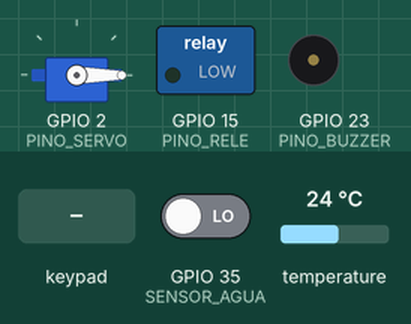
Bench run of a sketch on a simulated ESP32. Parts: servo, switched loads named in the sketch (green lamp = pin HIGH), buzzer (waves = sounding). The test bench sets the inputs (shaded band); at power-on: GPIO 35 (SENSOR_AGUA) LOW, temperature 24 °C. WiFi joins after 1.5 s; servers stay silent unless stated; uploads are accepted with an empty reply; what the sketch prints to the serial monitor is not drawn.

Above: at 3.2 s.
3.3 s: key 'A' pressed
4.8 s: keypad keys 1 2 3 4 5 6 7 8 pressed 0.4 s apart
At 6.8 s:
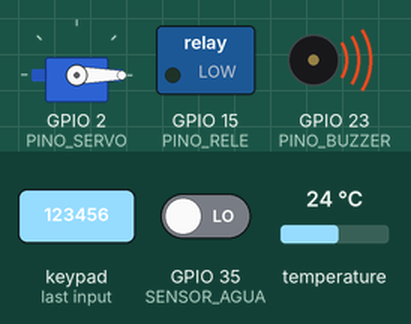
At 7.8 s:
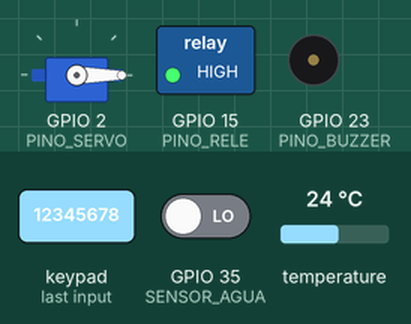
9.5 s: key 'B' pressed
12.5 s: keypad keys 1 2 3 4 5 6 7 8 # pressed 0.4 s apart
At 15.5 s:
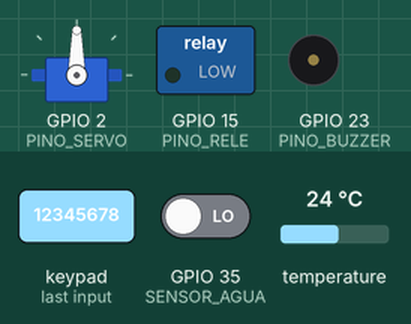
17.6 s: key 'C' pressed
19.1 s: keypad keys 1 2 3 4 5 6 7 8 * pressed 0.4 s apart
At 21.1 s:
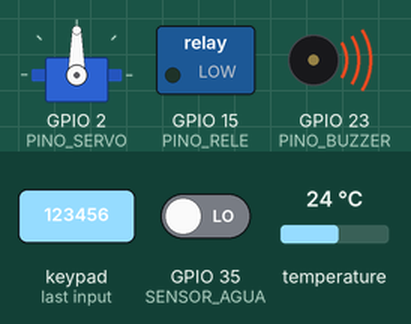
Timing chart, 0 to 22.8 s (numbered marks = the images above; inputs shaded):
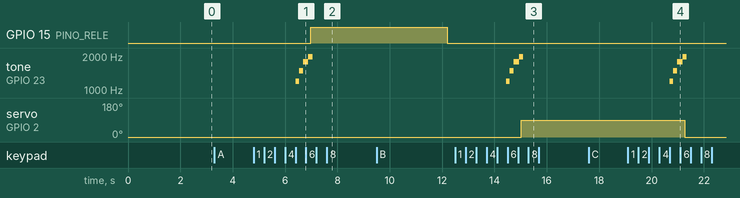

The sketch:

codigo_esp.ino
```cpp
#include <WiFi.h>
#include <HTTPClient.h>
#include <Keypad.h>
#include <ESP32Servo.h>
#include <OneWire.h>
#include <DallasTemperature.h>
// O sensor de peso HX711 e suas bibliotecas foram removidos para simulação.

// ===== Configurações Wi-Fi =====
const char* ssid = "DevSistem";
const char* password = "12345678";
const char* serverName = "http://192.168.0.102/sua_pasta/salvar_dados.php";
// ===== Sensores e Atuadores =====
#define PINO_RELE 15
#define PINO_SERVO 2
#define PINO_BUZZER 23
#define PINO_TEMP 4
#define SENSOR_AGUA 35

Servo servo;
OneWire oneWire(PINO_TEMP);
DallasTemperature sensors(&oneWire);

// ===== Variáveis de estado =====
bool servoAberto = false;
bool bombaLigada = false;
float pesoSimulado = 3.0; // Variável para o peso simulado, inicia com 3.0 kg.

// ===== Teclado Matricial =====
const byte ROWS = 4;
const byte COLS = 4;
char keys[ROWS][COLS] = {
  {'1','2','3','A'},
  {'4','5','6','B'},
  {'7','8','9','C'},
  {'*','0','#','D'}
};
byte colPins[COLS] = {25, 26, 27, 14};
byte rowPins[ROWS] = {32, 33, 13, 5};
Keypad keypad = Keypad(makeKeymap(keys), rowPins, colPins, ROWS, COLS);

// ===== Usuários e Permissões =====
struct Usuario {
  String nome;
  String senha;
  bool pode_retirar;     // Permissao para operacao 'A'
  bool pode_manutencao;  // Permissao para operacoes 'B' e 'C'
};
Usuario usuarios[] = {
  // Nome, Senha, Retirar(A), Manutencao(B/C)
  {"Messi", "123", true, true},
  {"Maria", "456", false, true},
  {"Kant", "789", true, false} // Kant pode retirar (A), mas NÃO pode fazer manutenção (B/C)
};
int totalUsuarios = sizeof(usuarios)/sizeof(usuarios[0]);
// ===== Controle de Entrada =====
String currentInput = "";
char operacaoAtual = '\0';

// ===== Funções para o Buzzer =====
void tocarTom(int freq, int duracao) {
  long periodo = 1000000L / freq;
  long ciclos = (long)freq * duracao / 1000;

  for (long i = 0; i < ciclos; i++) {
    digitalWrite(PINO_BUZZER, HIGH);
    delayMicroseconds(periodo / 2);
    digitalWrite(PINO_BUZZER, LOW);
    delayMicroseconds(periodo / 2);
  }
}

void somSenhaCorreta() {
  tocarTom(1200, 100);
  delay(50);
  tocarTom(1500, 100);
  delay(50);
  tocarTom(1800, 150);
  delay(50);
  tocarTom(2000, 100);
}

void somSenhaIncorreta() {
  tocarTom(600, 150);
  delay(50);
  tocarTom(500, 150);
  delay(50);
  tocarTom(400, 200);
  delay(50);
  tocarTom(300, 150);
}

// ===== Função para enviar dados ao servidor =====
void enviarDados(String usuario, String operacao, bool sucesso, float temperatura, float peso, int agua, bool torneiraAberta, bool abastecendo) {
  if (WiFi.status() == WL_CONNECTED) {
    HTTPClient http;
    String url = String(serverName) +
                 "?peso=" + String(peso, 3) +
                 "&temperatura=" + String(temperatura) +
                 "&torneira=" + String(torneiraAberta ? 1 : 0) +
                 "&manutencao=" + String(abastecendo ? 1 : 0) +
                 "&vazando=" + String(agua) +
                 "&usuario=" + usuario +
                 "&operacao=" + operacao;
    http.begin(url);
    int httpCode = http.GET();

    if (httpCode > 0) {
      Serial.print("Dados enviados: ");
      Serial.println(url);
      Serial.print("Resposta do servidor: ");
      Serial.println(http.getString());
    } else {
      Serial.print("Erro HTTP: ");
      Serial.println(httpCode);
    }
    http.end();
  }
}

// ===== Função para obter o índice do usuário pelo login =====
int getUsuarioIndex(String senhaDigitada) {
  for (int i = 0; i < totalUsuarios; i++) {
    if (usuarios[i].senha == senhaDigitada) {
      return i; // Retorna o índice
    }
  }
  return -1; // Retorna -1 se a senha for inválida
}

// ===== SETUP =====
void setup() {
  Serial.begin(115200);

  pinMode(PINO_RELE, OUTPUT);
  pinMode(PINO_BUZZER, OUTPUT);
  pinMode(SENSOR_AGUA, INPUT);
  digitalWrite(PINO_RELE, LOW);

  servo.attach(PINO_SERVO);
  servo.write(0); // Servo fechado

  sensors.begin();

  WiFi.begin(ssid, password);
  Serial.print("Conectando ao Wi-Fi...");
  while (WiFi.status() != WL_CONNECTED) {
    delay(1000);
    Serial.print(".");
  }
  Serial.println("\nConectado ao Wi-Fi!");
  Serial.println("Pronto! Pressione A, B ou C para selecionar uma operacao.");
}

// ===== LOOP =====
void loop() {
  char key = keypad.getKey();
  if (key) {
    if (operacaoAtual == '\0') {
      if (key == 'A' || key == 'B' || key == 'C') {
        operacaoAtual = key;
        currentInput = "";
        Serial.print("Operacao escolhida: ");
        Serial.println(operacaoAtual);
        Serial.println("Agora, digite a senha de 3 digitos.");
      }
    } else {
      if (isdigit(key)) {
        currentInput += key;
        Serial.print("*");

        if (currentInput.length() == 3) {
          Serial.println();

          int userIndex = getUsuarioIndex(currentInput);
          String usuario = (userIndex != -1) ? usuarios[userIndex].nome : "Desconhecido";

          sensors.requestTemperatures();
          float temperatura = sensors.getTempCByIndex(0);
          int agua = digitalRead(SENSOR_AGUA);

          // Variável de controle de autorização (Senha e Permissão)
          bool autorizado = (userIndex != -1);

          // Verifica a permissão se a senha estiver correta
          if (autorizado) {
              if (operacaoAtual == 'A' && !usuarios[userIndex].pode_retirar) {
                  autorizado = false;
              } else if ((operacaoAtual == 'B' || operacaoAtual == 'C') && !usuarios[userIndex].pode_manutencao) {
                  autorizado = false;
              }
          }

          if (autorizado) {
            // Senha correta E Permissão concedida
            Serial.println("Senha correta! Autorizado.");
            somSenhaCorreta();

            if (operacaoAtual == 'A') {
              // A - Ligar a bomba para retirada do líquido
              digitalWrite(PINO_RELE, HIGH);
              bombaLigada = true;
              pesoSimulado -= 0.1;
              Serial.println("Retirada autorizada - bomba ligada.");
              enviarDados(usuario, "Retirada", true, temperatura, pesoSimulado, agua, bombaLigada, servoAberto);
              delay(5000);
              digitalWrite(PINO_RELE, LOW);
              bombaLigada = false;
              Serial.println("Bomba desligada.");

            } else if (operacaoAtual == 'B') {
              // B - Abrir porta para manutenção
              servo.write(90);
              servoAberto = true;
              Serial.println("Manutencao autorizada - servo aberto.");
              enviarDados(usuario, "Manutencao", true, temperatura, pesoSimulado, agua, bombaLigada, servoAberto);
            } else if (operacaoAtual == 'C') {
              // C - Fechar porta de manutenção
              servo.write(0);
              servoAberto = false;
              pesoSimulado = 3.0;
              Serial.println("Finalizar manutencao - servo fechado.");
              enviarDados(usuario, "Finalizar", true, temperatura, pesoSimulado, agua, bombaLigada, servoAberto);
            }

          } else {
            // Senha incorreta OU Senha correta, mas Permissão negada
            somSenhaIncorreta();
            if (userIndex != -1) {
                 Serial.print("Acesso Negado: ");
                 Serial.print(usuario);
                 Serial.println(" nao tem permissao para esta operacao!");
                 // Acao Denied -> Sucesso = false, mas loga o usuario
                 enviarDados(usuario, String(operacaoAtual), false, temperatura, pesoSimulado, agua, bombaLigada, servoAberto);
            } else {
                 // Senha incorreta -> loga como Desconhecido
                 Serial.println("Senha incorreta!");
                 enviarDados("Desconhecido", String(operacaoAtual), false, temperatura, pesoSimulado, agua, bombaLigada, servoAberto);
            }
          }
          operacaoAtual = '\0';
          currentInput = "";
          Serial.println("Operacao concluida. Pressione A, B ou C para a proxima operacao.");
        }
      }
    }
  }
}
```

Measured:
- after the input at 3.3 s, every drawn part: stays the same
- after the input at 4.8 s, GPIO 15 (PINO_RELE): LOW → HIGH after 2.2 s; tone on GPIO 23 (PINO_BUZZER): plays 1190 Hz for 0.12 s, 1484 Hz for 0.16 s, 1779 Hz for 0.20 s, 1969 Hz for 0.16 s, starting after 1.6 s
- after the input at 12.5 s, tone on GPIO 23 (PINO_BUZZER): plays 1190 Hz for 0.12 s, 1484 Hz for 0.16 s, 1779 Hz for 0.20 s, 1969 Hz for 0.16 s, starting after 2.0 s; servo on GPIO 2 (PINO_SERVO): 0° → 90° after 2.5 s
- after the input at 17.6 s, every drawn part: stays the same
- after the input at 19.1 s, tone on GPIO 23 (PINO_BUZZER): plays 1190 Hz for 0.12 s, 1484 Hz for 0.16 s, 1779 Hz for 0.20 s, 1969 Hz for 0.16 s, starting after 1.6 s; servo on GPIO 2 (PINO_SERVO): 90° → 0° after 2.2 s
